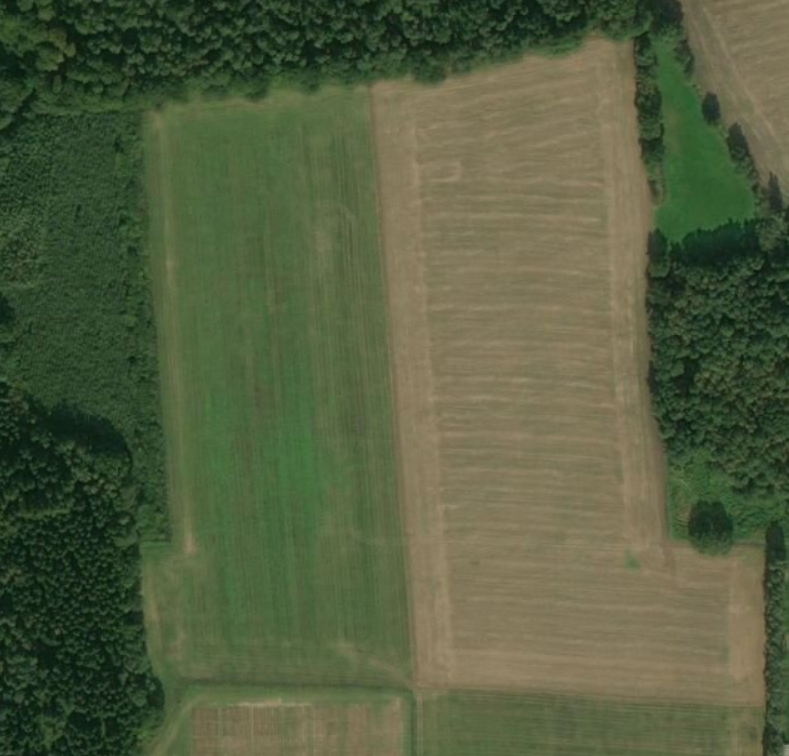
#> input picture Testers/tester_1/j.PNG, 789 x 756 px, found by its file name
$ python test.py
#> lines starting #> are read from the running program, lines starting #| are printed output that depends on the picture; after the words box and inside, x2 and y2 are one past the last pixel; in counts of white or black regions, pixels touching at a corner belong together

import cv2
import numpy as np
import copy
# # read image
src = cv2.imread(r'Testers\tester_1\j.png')
#> src is the input picture: shape (756, 789, 3); mean B, G, R 63.9, 93.9, 84.1
# [18 lines of commented-out code are left out]
h=[[160 ,115], [371 ,95], [628, 47], [661, 545], [760, 550], [760 ,700], [165 ,680], [145 ,550], [175 ,542], [160, 115]]

mask = np.zeros(src.shape, np.uint8)
test=copy.deepcopy(src)
cv2.fillPoly(mask,np.array([h], dtype=np.int32), (255,255,255))
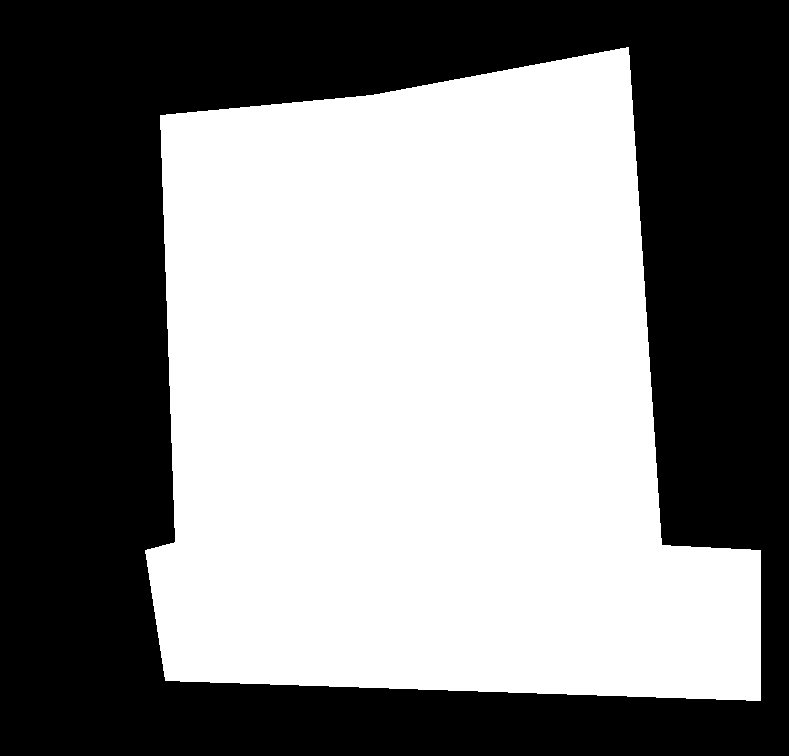
#> mask: shape (756, 789, 3); 51.7% white; 1 black region, box (x1, y1, x2, y2) and area: (0, 0, 789, 756) 288261
cv2.rectangle(test,(0,0),(src.shape[1],src.shape[0]), (0,255,0),-1)
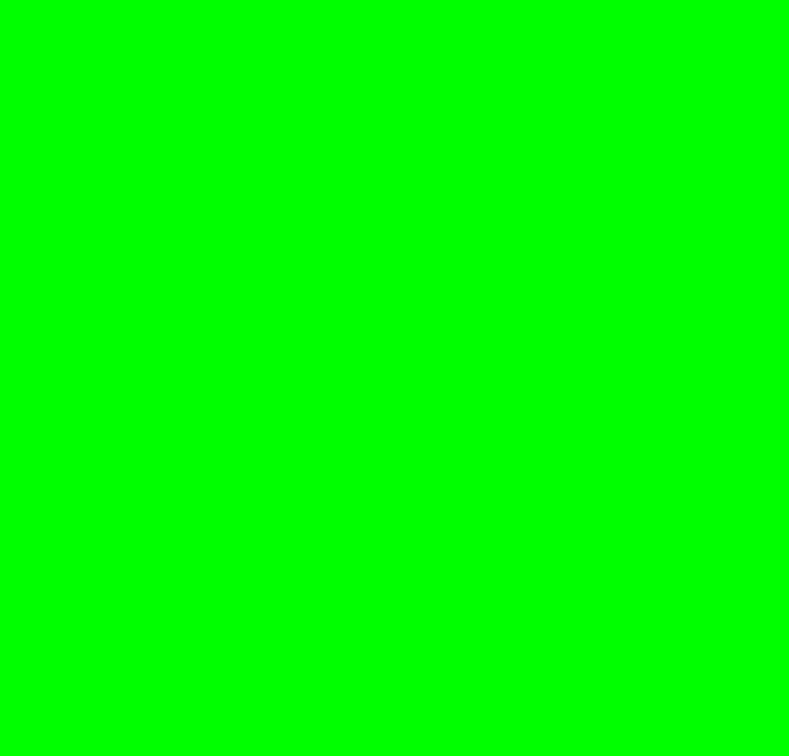
#> test: shape (756, 789, 3); mean B, G, R 0, 255, 0
cv2.copyTo(src,mask,test)
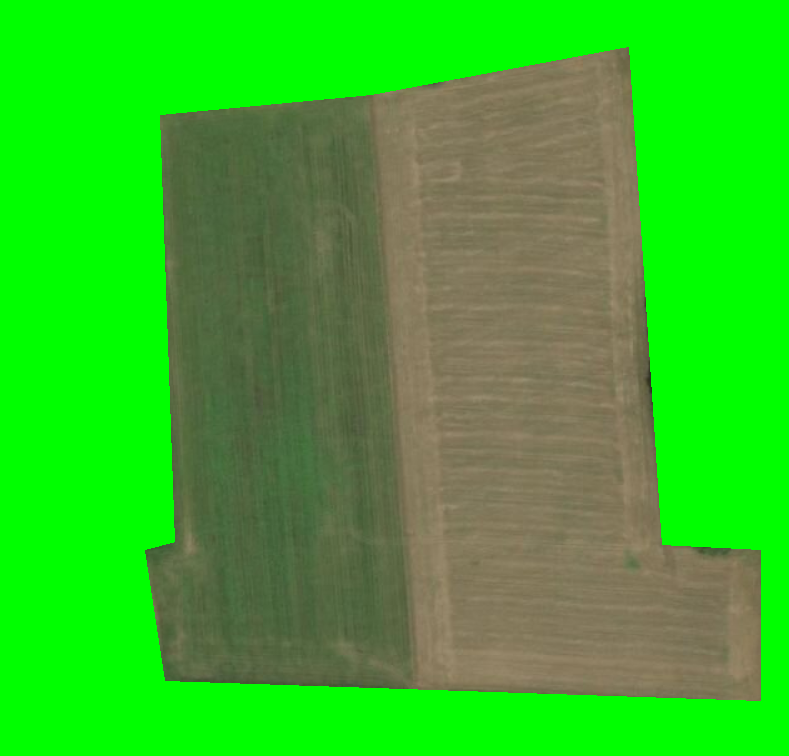
#> test: shape (756, 789, 3); mean B, G, R 41.2, 181.6, 57.1
RGB1,RGB2=[56, 86, 97], [126, 156, 167]
check = test[0, 0]
#> check = [0, 255, 0]
counterW, counterB = 0, 0
OutputImage = cv2.inRange(test, tuple(RGB1), tuple(RGB2))
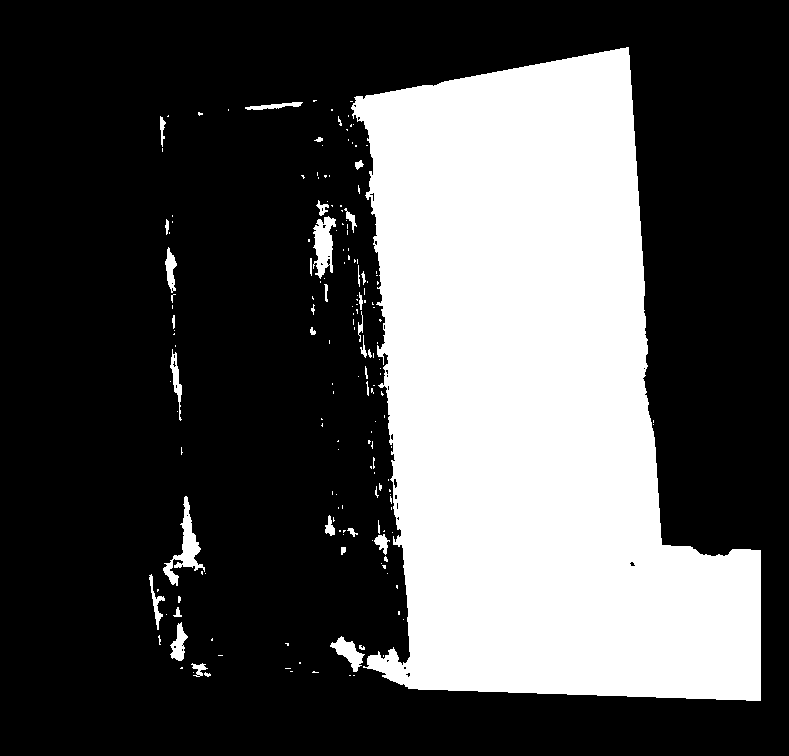
#> OutputImage: shape (756, 789); 31% white; 177 white regions (140 under 20 px), largest, box (x1, y1, x2, y2) and area: (351, 47, 761, 701) 179145, (163, 496, 205, 586) 1054, (313, 216, 336, 279) 884
for i in range(test.shape[0]):
    for j in range(test.shape[1]):
        if list(test[i, j]) == list(check):
            if OutputImage[i, j] == 255:
                counterW += 1
            else:
                counterB += 1
                OutputImage[i][j] = 120
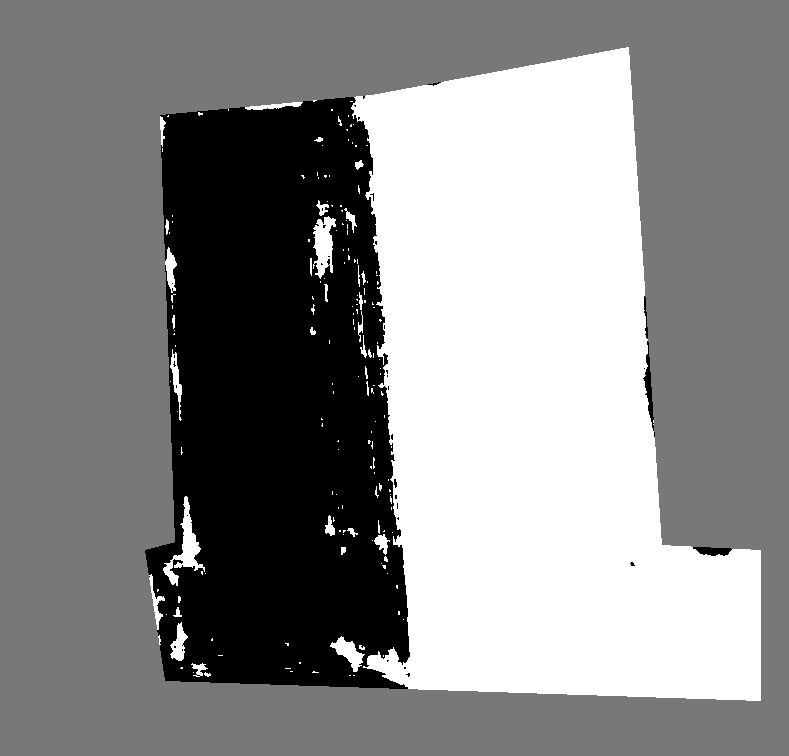
#> OutputImage: shape (756, 789); min 0, max 255, mean 137.1
#> after the loop, counterB = 288261; counterW = 0
cv2.imwrite(r'Testers\tut\tut_v\OutputImage.jpg', OutputImage)
# [11 lines of commented-out code are left out]
cv2.imshow("Nice", test)
cv2.waitKey(0)  # waits until a key is pressed
cv2.destroyAllWindows()  # destroys the window showing image

$ run again, with Testers/tester_1/1.png copied over Testers/tester_1/j.PNG
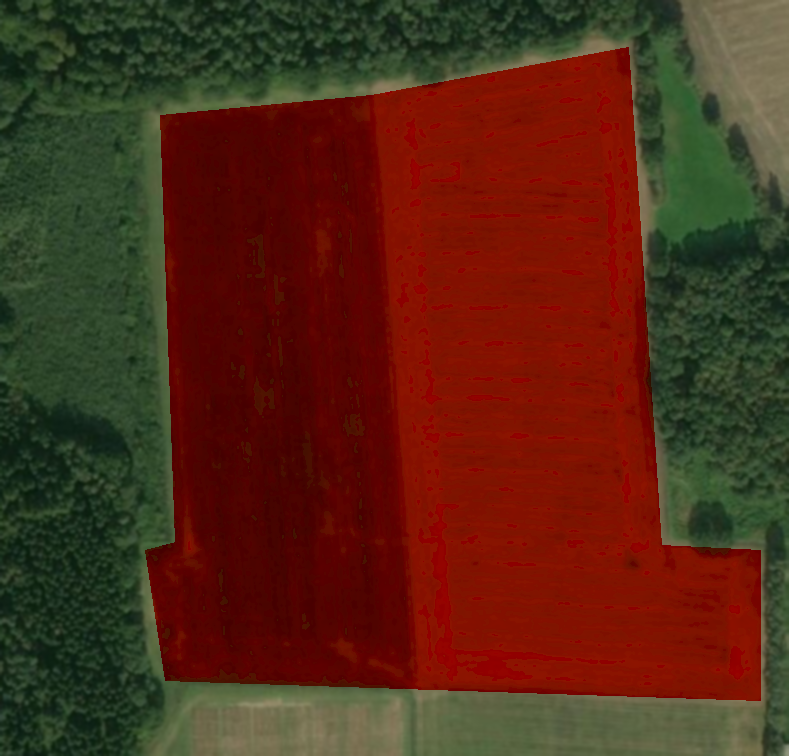
#> input picture Testers/tester_1/1.png, 789 x 756 px, found by its file name
#> src is the input picture: shape (756, 789, 3); mean B, G, R 22.8, 41, 84.1
#> mask: shape (756, 789, 3); 51.7% white; 1 black region, box (x1, y1, x2, y2) and area: (0, 0, 789, 756) 288261
#> `cv2.copyTo(src,mask,test)`:
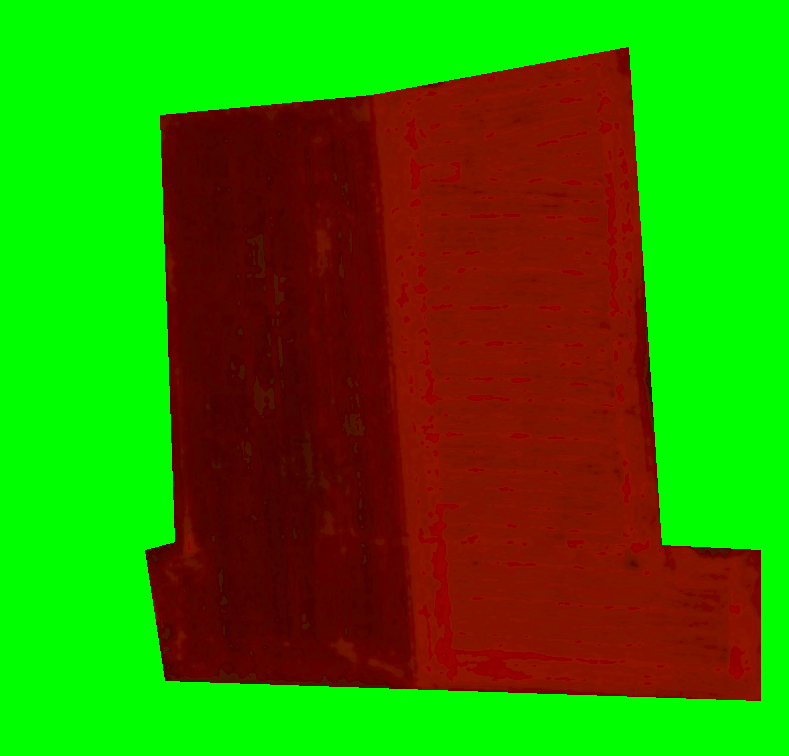
#> test: shape (756, 789, 3); mean B, G, R 0, 128.7, 57.1
#> check = [0, 255, 0]
